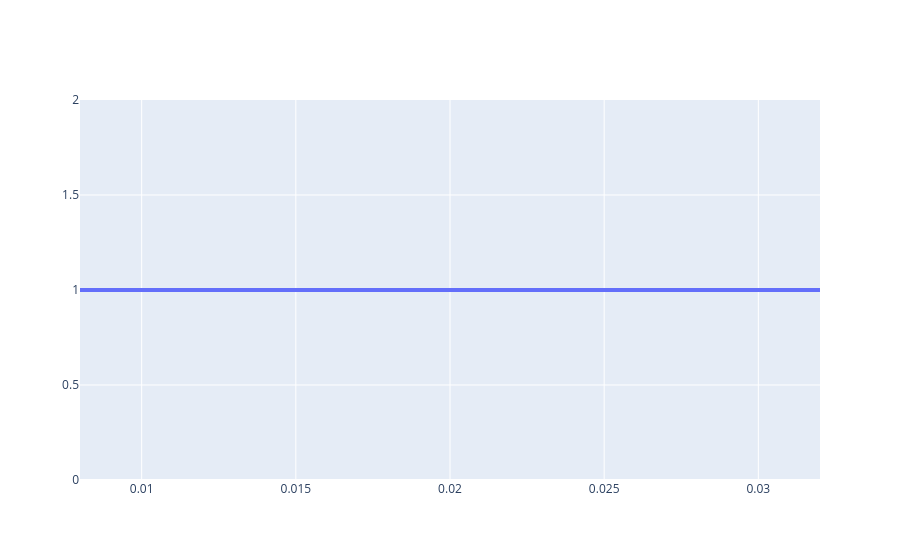

Here is the notebook cell this chart was saved with:
### Markdown cell above
## Visualization 4 — Confidence Interval
### Objective

Visualize the estimated difference in conversion rates along with its 95% confidence interval.

### Code cell
estimate = 0.02
ci_lower = 0.008
ci_upper = 0.032
fig_ci = go.Figure()
fig_ci.add_trace(
    go.Scatter(
        x=[ci_lower, ci_upper],
        y=[1, 1],
        mode="lines",
        line=dict(width=4),
        showlegend=False
    )
)

### Figure 1 — Plotly figure (JSON) as saved in the notebook; plotly's stock layout.template omitted (floating-point values rounded to 4 significant figures)
{"data": [{"line": {"width": 4}, "mode": "lines", "showlegend": false, "type": "scatter", "x": [0.008, 0.032], "y": [1, 1]}], "layout": {}}
